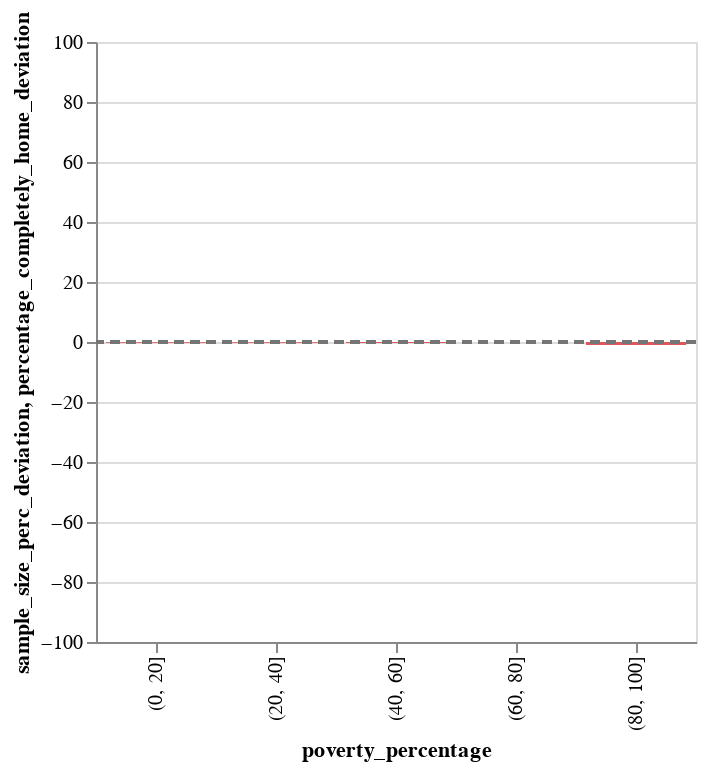

Notebook cell for this chart:
### Code cell
# 
title = '{} {}'.format(city,year)

chart = alt.Chart(temp).mark_bar(size=50).encode(
    alt.X('poverty_percentage:N'),
    alt.Y('sample_size_perc_deviation', scale=alt.Scale(domain=(-100,100))),
    color = alt.Color('color', scale=None),
    tooltip=[alt.Tooltip('poverty_percentage'),
             alt.Tooltip('sample_size_perc_deviation')]
).properties(width=300, height=300).interactive()

line = alt.Chart(pd.DataFrame({'percentage_completely_home_deviation':[0]})).mark_rule(color='#757575',strokeDash=[5,3], size=2).encode(
    y='percentage_completely_home_deviation:Q',
    # color=alt.value("#757575"),
    size=alt.value(2),
)

( chart + line).interactive()

### Figure 1 — Vega-Lite specification as saved in the notebook (floating-point values rounded to 4 significant figures)
{"config": {"view": {"continuousWidth": 400, "continuousHeight": 300}}, "layer": [{"data": {"name": "data-abf019a9babbcee0d876bb5c062b92c5"}, "mark": {"type": "bar", "size": 50}, "encoding": {"color": {"type": "nominal", "field": "color", "scale": null}, "tooltip": [{"type": "nominal", "field": "poverty_percentage"}, {"type": "quantitative", "field": "sample_size_perc_deviation"}], "x": {"type": "nominal", "field": "poverty_percentage"}, "y": {"type": "quantitative", "field": "sample_size_perc_deviation", "scale": {"domain": [-100, 100]}}}, "height": 300, "selection": {"selector023": {"type": "interval", "bind": "scales", "encodings": ["x", "y"]}, "selector024": {"type": "interval", "bind": "scales", "encodings": ["x", "y"]}}, "width": 300}, {"data": {"name": "data-a7ce3f6d5b2823f8bfd99be7b33c94b0"}, "mark": {"type": "rule", "color": "#757575", "size": 2, "strokeDash": [5, 3]}, "encoding": {"size": {"value": 2}, "y": {"type": "quantitative", "field": "percentage_completely_home_deviation"}}}], "$schema": "https://vega.github.io/schema/vega-lite/v4.8.1.json", "datasets": {"data-abf019a9babbcee0d876bb5c062b92c5": [{"poverty_percentage": "(0, 20]", "mean_device_count": 54.19, "sample_size_perc": 4.27, "sample_size_perc_deviation": -0.2141, "color": "#e15759"}, {"poverty_percentage": "(20, 40]", "mean_device_count": 54.91, "sample_size_perc": 4.252, "sample_size_perc_deviation": -0.2322, "color": "#e15759"}, {"poverty_percentage": "(40, 60]", "mean_device_count": 54.54, "sample_size_perc": 4.184, "sample_size_perc_deviation": -0.3003, "color": "#e15759"}, {"poverty_percentage": "(60, 80]", "mean_device_count": 47.37, "sample_size_perc": 4.459, "sample_size_perc_deviation": -0.0257, "color": "#e15759"}, {"poverty_percentage": "(80, 100]", "mean_device_count": 47.22, "sample_size_perc": 3.499, "sample_size_perc_deviation": -0.9856, "color": "#e15759"}], "data-a7ce3f6d5b2823f8bfd99be7b33c94b0": [{"percentage_completely_home_deviation": 0}]}}
